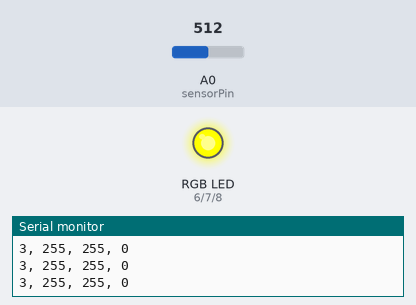
This sketch was run on a simulated Arduino Mega 2560, built with avr-gcc and run on an emulated ATmega2560. Shown: an RGB LED mixed from three pins (HIGH = lit), the last lines printed to the serial monitor. The inputs (shaded band) are chosen by the test bench; at power-on: A0 (sensorPin) = 512.

Above: at 1.2 s.
1.3 s: A0 (sensorPin) set to 666
2.8 s: A0 (sensorPin) set to 690
At 3.1 s:
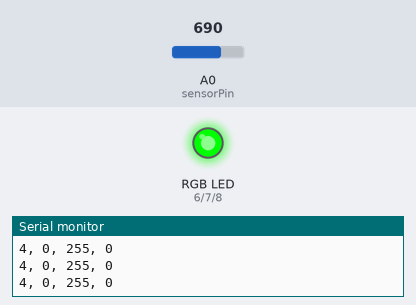
4.3 s: A0 (sensorPin) set to 511
At 4.6 s:
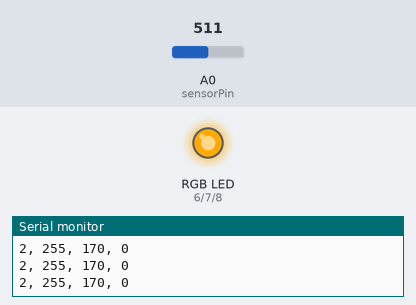
5.8 s: A0 (sensorPin) set to 351
7.3 s: A0 (sensorPin) set to 331
At 7.7 s:
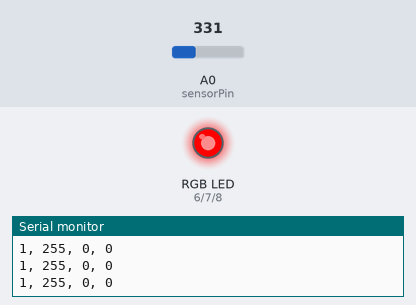
8.8 s: A0 (sensorPin) set to 183
10.3 s: A0 (sensorPin) set to 160
At 10.6 s:
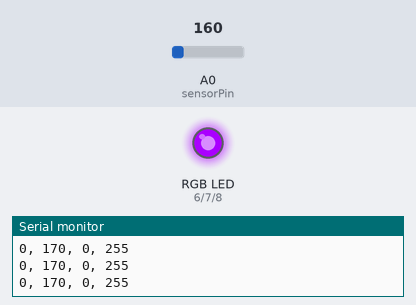
Timing chart, 0 to 12.8 s (numbered marks = the images above; inputs shaded):
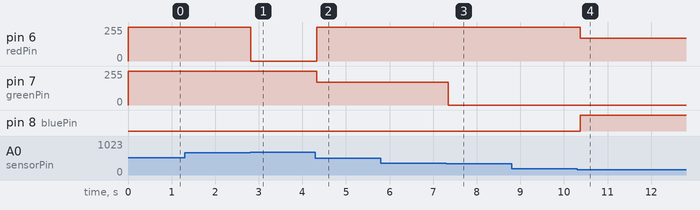

The sketch:

sketch_6_1.ino
```cpp
// 아두이노 Mega 2560 보드의 5,6,7번 LED에서 빨, 주, 노, 초, 파, 남, 보라색 순으로 빛나게 하는 과제
// 보드가 노후되어 그런건지 올바른 RGB값인 {255, 0 , 0}(Red)을 입력했지만 출력값은 Yellow ..
// 팀원들과 상의 후 약간의 하드코딩을 하기로 함.
// 아두이노 보드의 출력 RGB값을 기억한 후 대략적인 색깔 순으로 RGB 코드 순서만 바꿔 마무리함.
// 다른 조의 상황도 별반 다를게 없었다.

const int sensorPin = A0;
const int redPin = 6, greenPin = 7, bluePin = 8;  // LED

const int colors[][3] = {
    {170, 0, 255},
    {255, 0, 0},
    {255, 170, 0},
    {255, 255, 0},
    {0, 255, 0},
    {0, 0, 255},
    {0, 170, 255}
};

void setup() {
    Serial.begin(9600);
    pinMode(redPin, OUTPUT);
    pinMode(greenPin, OUTPUT);
    pinMode(bluePin, OUTPUT);
}

void loop() {
    int sensorValue = analogRead(sensorPin);  // A0 핀 값 읽기 (0~1023)
    int colorIndex = map(sensorValue, 0, 1023, 0, 6);  // 0~1023 → 0~6 매핑
    changeColor(colorIndex);
    delay(100);
}

void changeColor(int index) {
    Serial.print(index);
    Serial.print(", ");
    Serial.print(colors[index][0]);
    Serial.print(", ");
    Serial.print(colors[index][1]);
    Serial.print(", ");
    Serial.println(colors[index][2]);
    analogWrite(redPin, colors[index][0]);
    analogWrite(greenPin, colors[index][1]);
    analogWrite(bluePin, colors[index][2]);
}
```

Measured:
- the behaviour switches between 681 and 682 on A0 (sensorPin) (found by bisection; images 0 and 1)
- the behaviour switches between 341 and 340 on A0 (sensorPin) (found by bisection; images 2 and 3)
- the behaviour switches between 171 and 170 on A0 (sensorPin) (found by bisection; images 3 and 4)
- after the input at 2.8 s, pin 6 (redPin): 255/255 → 0/255 at once
- after the input at 4.3 s, pin 6 (redPin): 0/255 → 255/255 at once; pin 7 (greenPin): 255/255 → 170/255 at once
- after the input at 7.3 s, pin 7 (greenPin): 170/255 → 0/255 after 0.05 s
- after the input at 10.3 s, pin 6 (redPin): 255/255 → 170/255 after 0.07 s; pin 8 (bluePin): LOW → HIGH after 0.07 s
